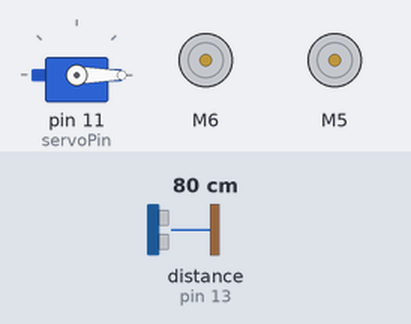
A sketch run on a simulated Arduino Uno, built with avr-gcc and run on an emulated ATmega328P. Parts: servo, 2 × DC motor (green arrow = forward, orange = backward, longer = faster). Wiring (inferred from the names in the program): ultrasonic range finder: trigger pin 12; echo pin 13. The test bench sets the inputs (shaded band); at power-on: distance to the obstacle (sensor on pin 13) 80 cm. The echo pulse lasts 58.3 µs per cm; what the sketch prints to the serial monitor is not drawn.

Above: at 0.05 s.
At 1.55 s:
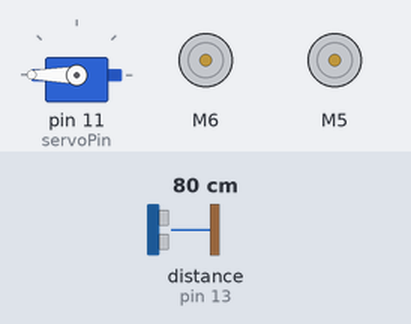
At 3.05 s:
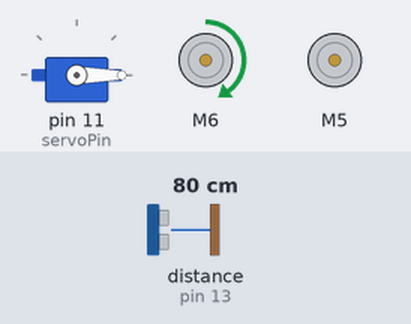
At 6.0 s:
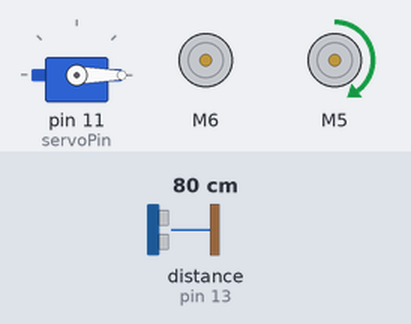
Timing chart, 0 to 9.1 s (numbered marks = the images above):
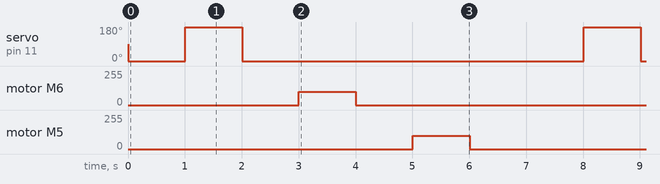

The sketch:

utrahacks2025.ino
```cpp
#include <Servo.h>
#include <L298NX2.h>

const int trigPin = 12;
const int echoPin = 13;
const int servoPin = 11;
const int EN1pin = 2;
const int EN2pin = 3;
const int N1pin = 6;
const int N2pin = 9;
const int N3pin = 5;
const int N4pin = 4;
long duration;
int distance;

Servo myServo;
L298NX2 motors(EN1pin, N1pin, N2pin, EN2pin, N3pin, N4pin);

void setup() {
  pinMode(trigPin, OUTPUT);
  pinMode(echoPin, INPUT);
  myServo.attach(servoPin);
  Serial.begin(9600);
}

void loop() {
  digitalWrite(trigPin, LOW);
  delayMicroseconds(3);
  digitalWrite(trigPin, HIGH);
  delayMicroseconds(10);
  digitalWrite(trigPin, LOW);
  duration = pulseIn(echoPin, HIGH);
  distance = duration * 0.034 / 2;
  Serial.println(distance);

  myServo.write(0);
  delay(1000);
  myServo.write(180);
  delay(1000);
  myServo.write(0);
  delay(1000);

  motors.forwardA();
  delay(1000);
  motors.stopA();
  delay(1000);
  motors.forwardB();
  delay(1000);
  motors.stopB();
  delay(1000);
}
```

Measured:
- by itself, servo on pin 11 (servoPin): repeats every 7.0 s: 180° 1.0 s, 0° 6.0 s
- by itself, motor M6, motor M5: alternates forward 100/255 for 1.0 s and stopped for 6.0 s
